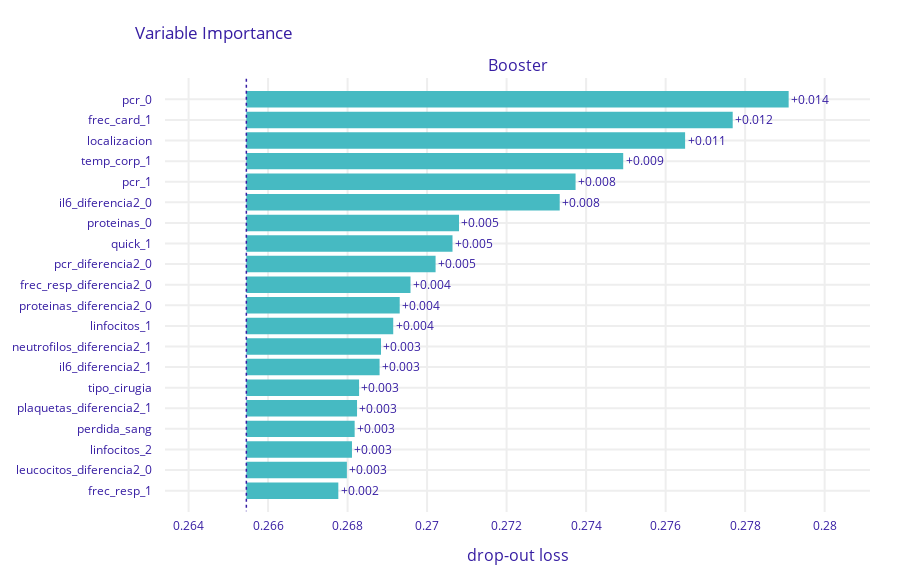

The notebook cell saved with this chart:
### Code cell
exp = dx.Explainer(model2, X_encoded, y)
vi = exp.model_parts()
vi.plot(max_vars=20)

### Figure 1 — Plotly figure (JSON) as saved in the notebook; plotly's stock layout.template omitted (floating-point values rounded to 4 significant figures)
{"data": [{"base": 0.2655, "hoverinfo": "text", "hoverlabel": {"bgcolor": "rgba(0,0,0,0.8)"}, "hovertext": ["Model: Booster loss after<br>variable: pcr_0 is permuted: 0.279<br>Drop-out loss change: +0.014", "Model: Booster loss after<br>variable: frec_card_1 is permuted: 0.278<br>Drop-out loss change: +0.012", "Model: Booster loss after<br>variable: localizacion is permuted: 0.276<br>Drop-out loss change: +0.011", "Model: Booster loss after<br>variable: temp_corp_1 is permuted: 0.275<br>Drop-out loss change: +0.009", "Model: Booster loss after<br>variable: pcr_1 is permuted: 0.274<br>Drop-out loss change: +0.008", "Model: Booster loss after<br>variable: il6_diferencia2_0 is permuted: 0.273<br>Drop-out loss change: +0.008", "Model: Booster loss after<br>variable: proteinas_0 is permuted: 0.271<br>Drop-out loss change: +0.005", "Model: Booster loss after<br>variable: quick_1 is permuted: 0.271<br>Drop-out loss change: +0.005", "Model: Booster loss after<br>variable: pcr_diferencia2_0 is permuted: 0.27<br>Drop-out loss change: +0.005", "Model: Booster loss after<br>variable: frec_resp_diferencia2_0 is permuted: 0.27<br>Drop-out loss change: +0.004", "Model: Booster loss after<br>variable: proteinas_diferencia2_0 is permuted: 0.269<br>Drop-out loss change: +0.004", "Model: Booster loss after<br>variable: linfocitos_1 is permuted: 0.269<br>Drop-out loss change: +0.004", "Model: Booster loss after<br>variable: neutrofilos_diferencia2_1 is permuted: 0.269<br>Drop-out loss change: +0.003", "Model: Booster loss after<br>variable: il6_diferencia2_1 is permuted: 0.269<br>Drop-out loss change: +0.003", "Model: Booster loss after<br>variable: tipo_cirugia is permuted: 0.268<br>Drop-out loss change: +0.003", "Model: Booster loss after<br>variable: plaquetas_diferencia2_1 is permuted: 0.268<br>Drop-out loss change: +0.003", "Model: Booster loss after<br>variable: perdida_sang is permuted: 0.268<br>Drop-out loss change: +0.003", "Model: Booster loss after<br>variable: linfocitos_2 is permuted: 0.268<br>Drop-out loss change: +0.003", "Model: Booster loss after<br>variable: leucocitos_diferencia2_0 is permuted: 0.268<br>Drop-out loss change: +0.003", "Model: Booster loss after<br>variable: frec_resp_1 is permuted: 0.268<br>Drop-out loss change: +0.002"], "marker": {"color": "#46bac2"}, "orientation": "h", "showlegend": false, "text": ["+0.014", "+0.012", "+0.011", "+0.009", "+0.008", "+0.008", "+0.005", "+0.005", "+0.005", "+0.004", "+0.004", "+0.004", "+0.003", "+0.003", "+0.003", "+0.003", "+0.003", "+0.003", "+0.003", "+0.002"], "textposition": "outside", "type": "bar", "x": [0.01364, 0.01223, 0.01104, 0.00948, 0.008282, 0.007883, 0.00535, 0.005186, 0.00476, 0.004129, 0.003858, 0.003695, 0.003388, 0.003352, 0.002836, 0.002784, 0.002724, 0.002657, 0.002529, 0.002314], "xaxis": "x", "y": ["pcr_0", "frec_card_1", "localizacion", "temp_corp_1", "pcr_1", "il6_diferencia2_0", "proteinas_0", "quick_1", "pcr_diferencia2_0", "frec_resp_diferencia2_0", "proteinas_diferencia2_0", "linfocitos_1", "neutrofilos_diferencia2_1", "il6_diferencia2_1", "tipo_cirugia", "plaquetas_diferencia2_1", "perdida_sang", "linfocitos_2", "leucocitos_diferencia2_0", "frec_resp_1"], "yaxis": "y"}], "layout": {"annotations": [{"font": {"size": 16}, "showarrow": false, "text": "Booster", "x": 0.5, "xanchor": "center", "xref": "paper", "y": 1, "yanchor": "bottom", "yref": "paper"}, {"font": {"size": 16}, "showarrow": false, "text": "drop-out loss", "x": 0.5, "xanchor": "center", "xref": "paper", "y": 0, "yanchor": "top", "yref": "paper", "yshift": -30}], "font": {"color": "#371ea3"}, "height": 583, "margin": {"b": 71, "r": 30, "t": 78}, "shapes": [{"line": {"color": "#371ea3", "dash": "dot", "width": 1.5}, "type": "line", "x0": 0.2655, "x1": 0.2655, "xref": "x", "y0": -1, "y1": 20, "yref": "y"}], "title": {"text": "Variable Importance", "x": 0.15}, "xaxis": {"anchor": "y", "automargin": true, "domain": [0, 1], "fixedrange": true, "gridwidth": 2, "range": [0.2634, 0.2811], "tickcolor": "white", "ticklen": 3, "ticks": "outside", "type": "linear", "zeroline": false}, "yaxis": {"anchor": "x", "automargin": true, "autorange": "reversed", "domain": [0, 1], "fixedrange": true, "gridwidth": 2, "tickcolor": "white", "ticklen": 10, "ticks": "outside", "type": "category"}}}
